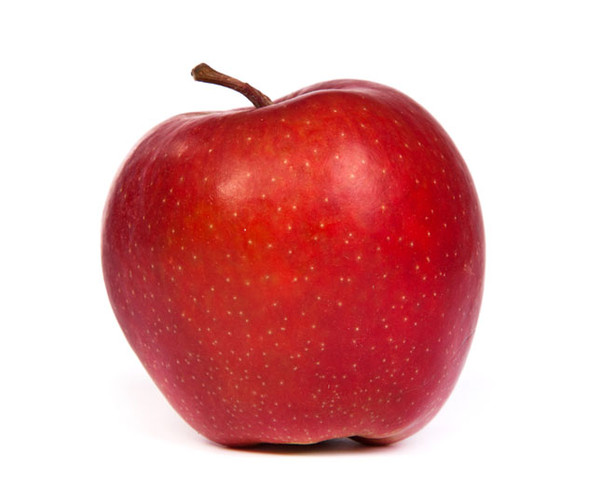
#> input picture img/train/apel1.png, 600 x 479 px, found by its file name
$ python Tugas3.py
#> lines starting #> are read from the running program, lines starting #| are printed output that depends on the picture; after the words box and inside, x2 and y2 are one past the last pixel; in counts of white or black regions, pixels touching at a corner belong together
### Image Processing/pcd.py
# -*- coding: utf-8 -*-
"""
Created on Tue Sep 25 11:15:59 2018

@author: MSI
"""

import numpy as np
import math
import copy

# [20 lines left out: functions rgbToGrayLuminosity, rgbToGrayAverage, rgbToGrayLightness, not called in this run]

def imgNegative(img):
    neg = 255 - img
    return neg

# [111 lines left out: functions logtrans, powerlaw, pieceWise, bpSlicing, substraction, andOperation and 2 more, not called in this run]

def imgToBinary(img, threshold, inverse=False):
    result = np.copy(img)
    height, width = result.shape
    for i in range(height):
        for j in range(width):
            if not inverse:
                if result[i, j] < threshold:
                    result[i][j] = 0
                else:
                    result[i][j] = 255
            else:
                if result[i, j] >= threshold:
                    result[i][j] = 0
                else:
                    result[i][j] = 255

#    result = np.where(img >= threshold, 255, 0)
    return result

def averageBlur(img, sizeKernel):
    kernel = np.ones(sizeKernel, np.uint8) / 9
    padding = math.floor(len(kernel)/2)

    #nambah padding (pinggiran)
    imgBesar = np.pad(img, (padding,padding), "constant")

    height, width = imgBesar.shape
    result = np.zeros(imgBesar.shape, np.uint8)

    #proses konvolusi lowpass filter (belum bisa dinamis ukuran kernel)
    for i in range(1, height-1):
        for j in range(1, width-1):
            hasilKali = kernel * imgBesar[i-1:i+2, j-1:j+2]
            result[i,j] = round(np.sum(hasilKali))
#            result[i,j] = np.sum(hasilKali)

    #motong padding(pinggiran)
    result = result[1:height-1, 1:width-1]

    return result

# [63 lines left out: functions dilation, erotion, opening, closing, not called in this run]

def segmentation(imgBinary, sizeKernel):
    kernel = np.ones(sizeKernel, np.uint8) * -1
    padding = math.floor(len(kernel)/2)
    kernel[padding, padding] = 8

    #binary img -> 0 1 img
    binary = imgBinary / 255

    #nambah padding (pinggiran)
    binaryBesar = np.pad(binary, (padding,padding), "constant")

    height, width = binaryBesar.shape
    result = np.zeros(binaryBesar.shape, np.uint8)

    #proses segmentasi
    for i in range(1, height-1):
        for j in range(1, width-1):
            hasilKali = kernel * binaryBesar[i-1:i+2, j-1:j+2]
            result[i,j] = np.sum(hasilKali)

    #motong padding(pinggiran)
    result = result[1:height-1, 1:width-1]

    #0 1 img -> binary img
#    result = result * 255
#    result = np.where(result != 0, result * 255, 0)
    return result

def findStart(binSeg):
    for i in range(0, binSeg.shape[0]):
        for j in range(0, binSeg.shape[1]):
            if (binSeg[i,j] == 1):
                return [i,j]

#4 direction
def representation(imgSeg):
    #binary img -> 0 1 img
#    binary = imgToBinary()
    binary = imgSeg / 255
#    print(binary, np.max(binary))

#    height, width = binary.shape
    result = []
    path = []
    start = findStart(binary)
    i, j = start[0], start[1]
    while(True):
        if(binary[i, j+1] == 1 and [i,j+1] not in path):
            result.append(0)
            j += 1
            path.append([i,j])

        elif(binary[i-1, j] == 1 and [i-1,j] not in path):
            result.append(1)
            i -= 1
            path.append([i,j])

        elif(binary[i, j-1] == 1 and [i,j-1] not in path):
            result.append(2)
            j -= 1
            path.append([i,j])

        elif(binary[i+1, j] == 1 and [i+1,j] not in path):
            result.append(3)
            i += 1
            path.append([i,j])

        if ([i,j] == start):
            break

    return result

#8 direction
# [58 lines left out: function representation8, not called in this run]

### Image Processing/Tugas3.py
# -*- coding: utf-8 -*-
"""
Created on Wed Nov 21 11:50:24 2018

@author: MSI
"""

import numpy as np
import matplotlib.pyplot as plt
import cv2
import pcd

# read image
img = cv2.imread("img/train/apel1.png")
#> img is the input picture: shape (479, 600, 3); mean B, G, R 169.5, 168.6, 225.7
gray = cv2.imread("img/train/apel1.png", cv2.IMREAD_GRAYSCALE)
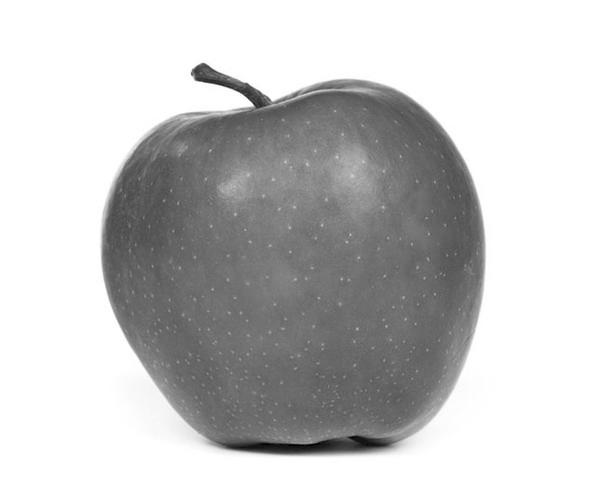
#> gray: shape (479, 600); min 0, max 255, mean 196.7

blur = pcd.averageBlur(gray, (3,3))
#> in averageBlur, `imgBesar = np.pad(img, (padding,padding), "constant")`:
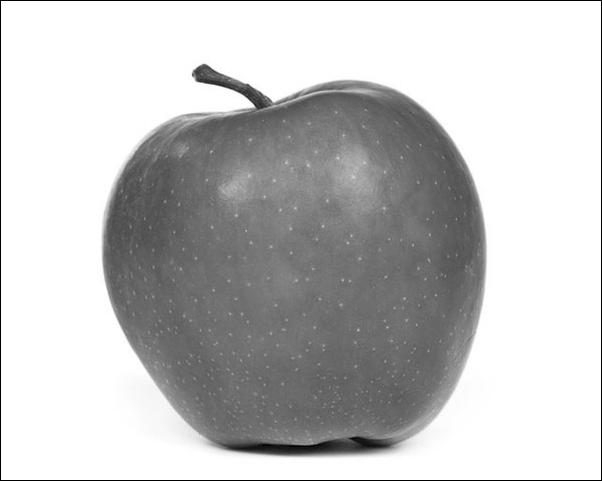
#> imgBesar: shape (481, 602); min 0, max 255, mean 195.2
#binary1 = pcd.imgToBinary(blur, 200)
binary = pcd.imgToBinary(blur, 200, True)
#> after the loop in imgToBinary, `for i in range(height):`:
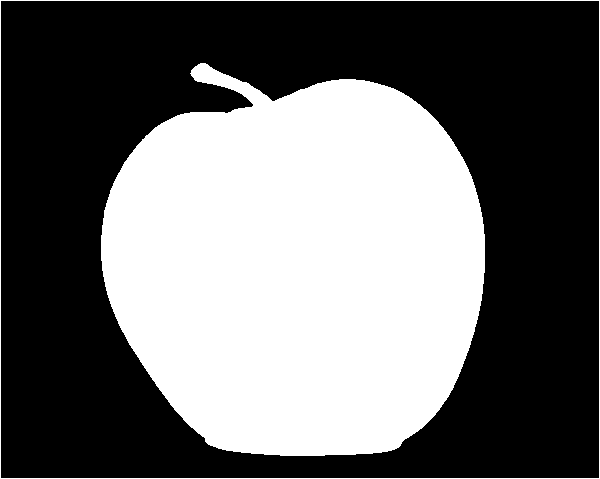
#> result: shape (479, 600); 41.6% white; 2 white regions, box (x1, y1, x2, y2) and area: (101, 63, 485, 456) 117318, (0, 0, 600, 479) 2154
seg = pcd.segmentation(binary[1:binary.shape[0]-1, 1:binary.shape[1]-1], (3,3))
#> in segmentation, `binary = imgBinary / 255`:
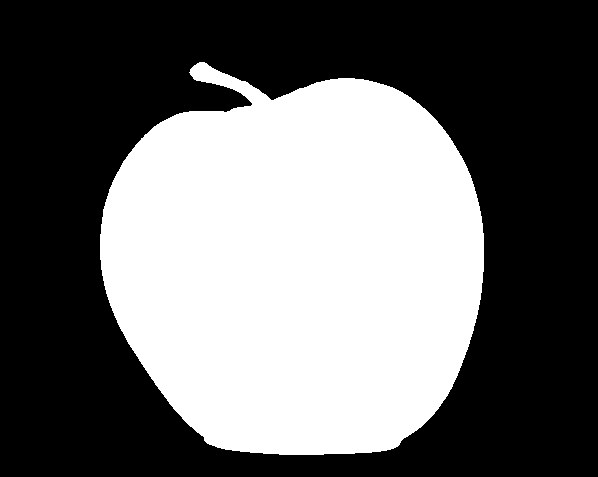
#> binary: shape (477, 598) float64; values 0 (black) and 1 (white), 41.1% white; 1 white region, box (x1, y1, x2, y2) and area: (100, 62, 484, 455) 117318
#> in segmentation, `binaryBesar = np.pad(binary, (padding,padding), "constant")`:
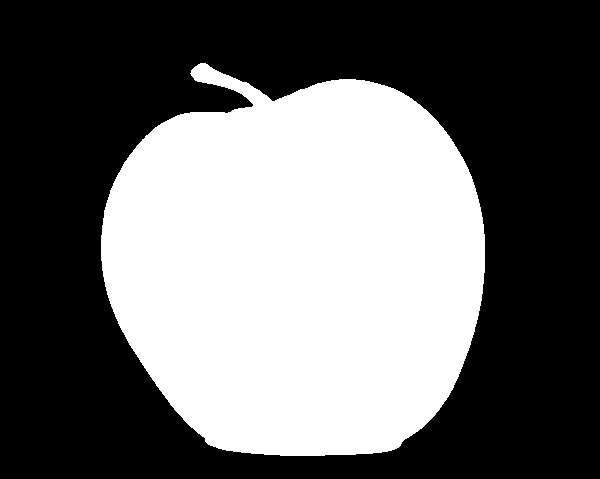
#> binaryBesar: shape (479, 600) float64; values 0 (black) and 1 (white), 40.8% white; 1 white region, box (x1, y1, x2, y2) and area: (101, 63, 485, 456) 117318
#> after the loop in segmentation, `for i in range(1, height-1):`:
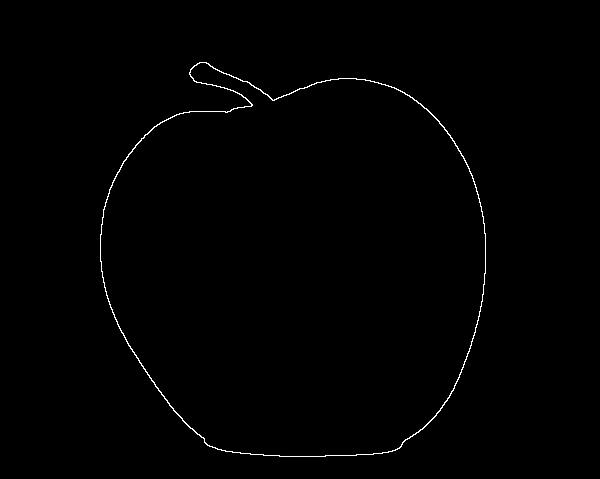
#> result: shape (479, 600); min 0, max 255, mean 1.5
rep = pcd.representation(seg)
#> in representation, `start = findStart(binary)`: start = [61, 198]
#> in representation, `i, j = start[0], start[1]`: i = 61; j = 198
#> after the loop in representation, `while(True):`: i = 61; j = 198; path = []
#> rep = []
# [6 lines of commented-out code are left out]
print(rep)
#print(seg.shape)
#print(seg.shape[0])
#print(seg.shape[1])

images = [gray, binary, seg]
titles = ["Gray", "Binary", "Segmentation"]

# menampilkan image
for i in range(len(images)):
    cv2.imshow(titles[i], images[i])
#> this loop made 3 passes

cv2.waitKey(0)
cv2.destroyAllWindows()
